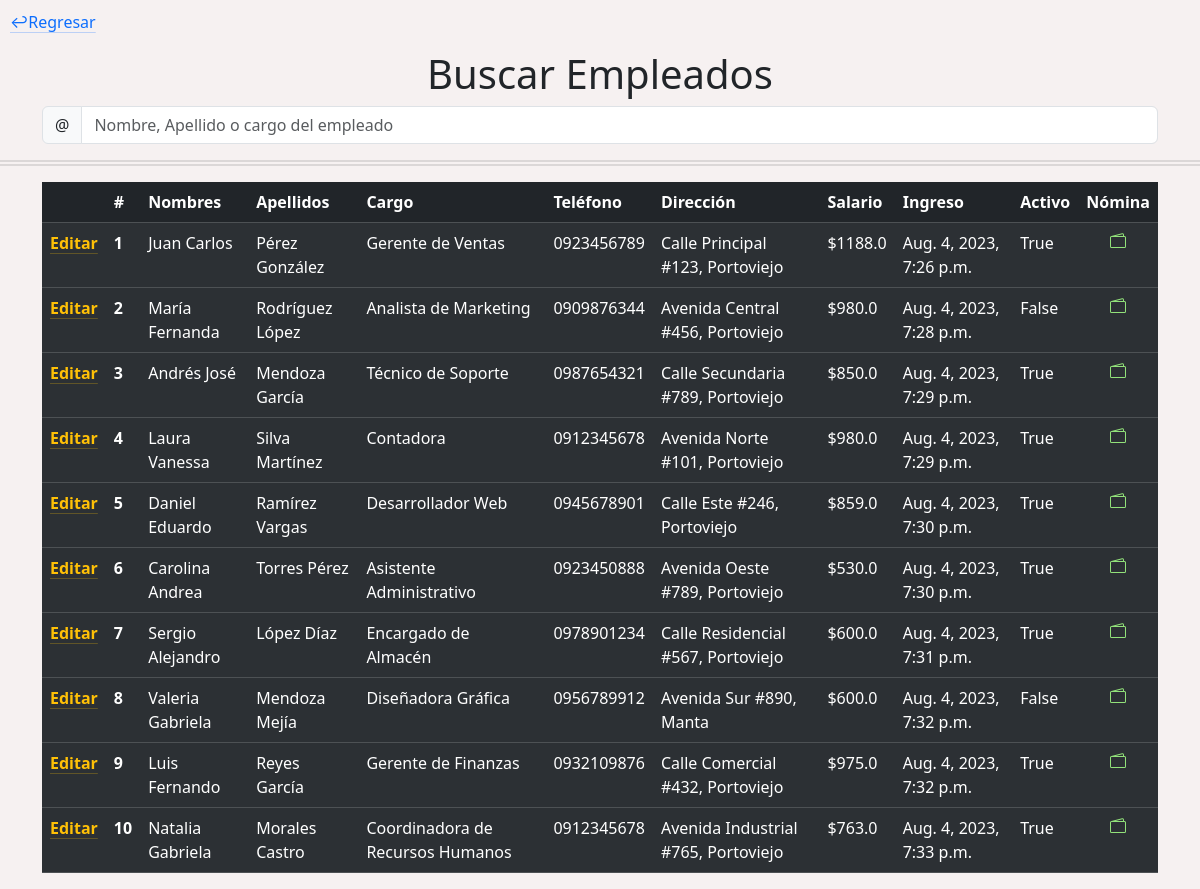
The app's page /administracion/empleados/ (signed in), older data.
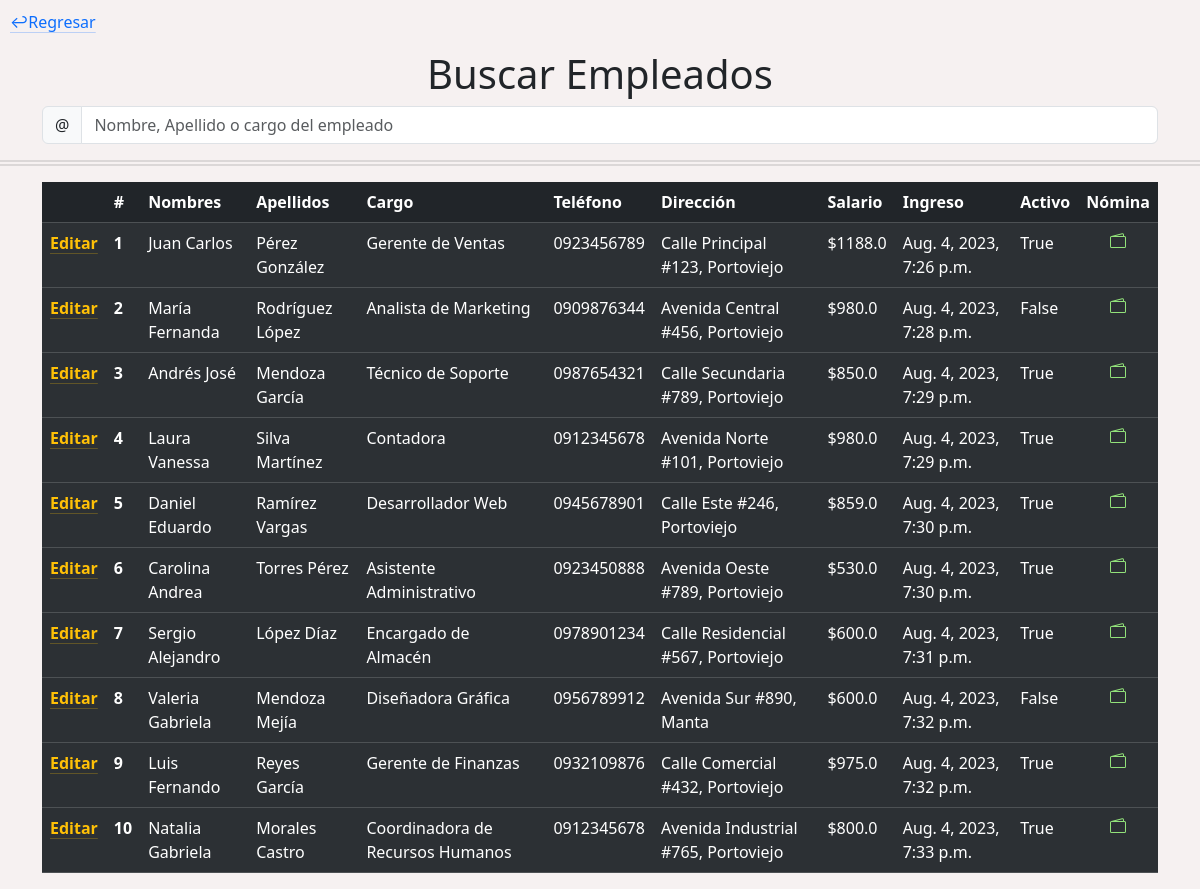
The same page, newer data.
### SySdjango/Administracion/models.py (models this page shows, shortened)
class Empleado(models.Model):
    nombres = models.CharField(max_length=30)
    apellidos = models.CharField(max_length=30)
    cargo = models.CharField(max_length=100)
    telefono = models.CharField(max_length=20)
    direccion = models.CharField(max_length=200)
    fecha_ingreso = models.DateTimeField(auto_now_add=True)
    salario = models.FloatField()
    cedula = models.IntegerField()
    en_servicio = models.BooleanField(default=True)
    administrador = models.ForeignKey(User, on_delete=models.CASCADE)

### SySdjango/Administracion/views.py (the view)
# urls.py: path('administracion/empleados/', views.empleados, name='EMPLEADOS'),
def empleados(request):
    idAdministrador = request.user.id
    empleados = Empleado.objects.filter(administrador=idAdministrador)
    return render(request, '01-empleados.html', {'empleados':empleados})

### templates/admTemplates/01-empleados.html (shortened to what this page needs)
{% load static %}
<!DOCTYPE html>
<html lang="en">
<head>
  <link href="https://cdn.jsdelivr.net/npm/bootstrap@5.3.1/dist/css/bootstrap.min.css" rel="stylesheet"
>
  <link rel="stylesheet" href='{% static "cssCustom/administracion.css" %}'>
</head>
<body>
  <p class="regresar"><a href="#" id="botonRegresar" class="link-primary link-offset-2 link-underline-opacity-25 link-underline-opacity-100-hover">&#8617;Regresar</a></p>
  <div class="container" id="containerBuscador">
    <h1>Buscar Empleados</h1>
    <form id="search-form">
      <div class="input-group flex-nowrap">
        <span class="input-group-text" id="addon-wrapping">@</span>
        <input id="search-input" type="text" class="form-control" placeholder="Nombre, Apellido o cargo del empleado"
          aria-label="Username" aria-describedby="addon-wrapping">
      </div>
    </form>
  </div>
  <hr class="separador">
  <div class="container">
    <table class="table table-dark table-striped">
      <thead>
        <tr>
          <th scope="col"></th>
          <th scope="col">#</th>
          <th scope="col">Nombres</th>
          <th scope="col">Apellidos</th>
          <th scope="col">Cargo</th>
          <th scope="col">Teléfono</th>
          <th scope="col">Dirección</th>
          <th scope="col">Salario</th>
          <th scope="col">Ingreso</th>
          <th scope="col">Activo</th>
          <th scope="col">Nómina</th>
        </tr>
      </thead>
      {% for empleado in empleados %}
      <tbody>
        <tr>
          <th><p><a href="{% url 'editarEmpleado' empleado.cedula %}"
              class="link-warning link-offset-2 link-underline-opacity-25 link-underline-opacity-100-hover">Editar</a></p> </th>
          <th scope="row">{{empleado.id}}</th>
          <td>{{empleado.nombres}}</td>
          <td>{{empleado.apellidos}}</td>
          <td>{{empleado.cargo}}</td>
          <td>{{empleado.telefono}}</td>
          <td>{{empleado.direccion}}</td>
          <td>${{empleado.salario}}</td>
          <td>{{empleado.fecha_ingreso}}</td>
          <td>{{empleado.en_servicio}}</td>
          <td style="text-align: center;">
            <a class="icon-link" href="{% url 'nominaEmpleado' empleado.cedula %}" style="color: #92e27a;">
            </a>
          </td>
        </tr>
      </tbody>
      {% endfor %}
    </table>
  </div>
</body>

Row changes from the older to the newer data that the page shows:
changed Empleado "Natalia Gabriela": salario "763.0" → "800.0"
